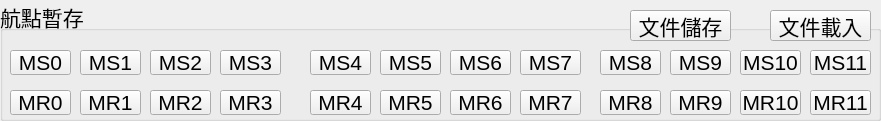
        <widget class="QGroupBox" name="groupBox_4">
         <property name="geometry">
          <rect>
           <x>170</x>
           <y>380</y>
           <width>881</width>
           <height>121</height>
          </rect>
         </property>
         <property name="font">
          <font>
           <pointsize>16</pointsize>
          </font>
         </property>
         <property name="title">
          <string>航點暫存</string>
         </property>
         <widget class="QPushButton" name="memRecallPushButton_1">
          <property name="geometry">
           <rect>
            <x>80</x>
            <y>90</y>
            <width>61</width>
            <height>25</height>
           </rect>
          </property>
          <property name="font">
           <font>
            <pointsize>16</pointsize>
           </font>
          </property>
          <property name="text">
           <string>MR1</string>
          </property>
         </widget>
         <widget class="QPushButton" name="memStorePushButton_0">
          <property name="geometry">
           <rect>
            <x>10</x>
            <y>50</y>
            <width>61</width>
            <height>25</height>
           </rect>
          </property>
          <property name="font">
           <font>
            <pointsize>16</pointsize>
           </font>
          </property>
          <property name="text">
           <string>MS0</string>
          </property>
         </widget>
         <widget class="QPushButton" name="memStorePushButton_2">
          <property name="geometry">
           <rect>
            <x>150</x>
            <y>50</y>
            <width>61</width>
            <height>25</height>
           </rect>
          </property>
          <property name="font">
           <font>
            <pointsize>16</pointsize>
           </font>
          </property>
          <property name="text">
           <string>MS2</string>
          </property>
         </widget>
         <widget class="QPushButton" name="memRecallPushButton_3">
          <property name="geometry">
           <rect>
            <x>220</x>
            <y>90</y>
            <width>61</width>
            <height>25</height>
           </rect>
          </property>
          <property name="font">
           <font>
            <pointsize>16</pointsize>
           </font>
          </property>
          <property name="text">
           <string>MR3</string>
          </property>
         </widget>
         <widget class="QPushButton" name="memStorePushButton_1">
          <property name="geometry">
           <rect>
            <x>80</x>
            <y>50</y>
            <width>61</width>
            <height>25</height>
           </rect>
          </property>
          <property name="font">
           <font>
            <pointsize>16</pointsize>
           </font>
          </property>
          <property name="text">
           <string>MS1</string>
          </property>
         </widget>
         <widget class="QPushButton" name="memRecallPushButton_2">
          <property name="geometry">
           <rect>
            <x>150</x>
            <y>90</y>
            <width>61</width>
            <height>25</height>
           </rect>
          </property>
          <property name="font">
           <font>
            <pointsize>16</pointsize>
           </font>
          </property>
          <property name="text">
           <string>MR2</string>
          </property>
         </widget>
         <widget class="QPushButton" name="memStorePushButton_3">
          <property name="geometry">
           <rect>
            <x>220</x>
            <y>50</y>
            <width>61</width>
            <height>25</height>
           </rect>
          </property>
          <property name="font">
           <font>
            <pointsize>16</pointsize>
           </font>
          </property>
          <property name="text">
           <string>MS3</string>
          </property>
         </widget>
         <widget class="QPushButton" name="memRecallPushButton_0">
          <property name="geometry">
           <rect>
            <x>10</x>
            <y>90</y>
            <width>61</width>
            <height>25</height>
           </rect>
          </property>
          <property name="font">
           <font>
            <pointsize>16</pointsize>
           </font>
          </property>
          <property name="text">
           <string>MR0</string>
          </property>
         </widget>
         <widget class="QPushButton" name="memStorePushButton_4">
          <property name="geometry">
           <rect>
            <x>310</x>
            <y>50</y>
            <width>61</width>
            <height>25</height>
           </rect>
          </property>
          <property name="font">
           <font>
            <pointsize>16</pointsize>
           </font>
          </property>
          <property name="text">
           <string>MS4</string>
          </property>
         </widget>
         <widget class="QPushButton" name="memStorePushButton_5">
          <property name="geometry">
           <rect>
            <x>380</x>
            <y>50</y>
            <width>61</width>
            <height>25</height>
           </rect>
          </property>
          <property name="font">
           <font>
            <pointsize>16</pointsize>
           </font>
          </property>
          <property name="text">
           <string>MS5</string>
          </property>
         </widget>
         <widget class="QPushButton" name="memStorePushButton_6">
          <property name="geometry">
           <rect>
            <x>450</x>
            <y>50</y>
            <width>61</width>
            <height>25</height>
           </rect>
          </property>
          <property name="font">
           <font>
            <pointsize>16</pointsize>
           </font>
          </property>
          <property name="text">
           <string>MS6</string>
          </property>
         </widget>
         <widget class="QPushButton" name="memStorePushButton_7">
          <property name="geometry">
           <rect>
            <x>520</x>
            <y>50</y>
            <width>61</width>
            <height>25</height>
           </rect>
          </property>
          <property name="font">
           <font>
            <pointsize>16</pointsize>
           </font>
          </property>
          <property name="text">
           <string>MS7</string>
          </property>
         </widget>
         <widget class="QPushButton" name="memStorePushButton_8">
          <property name="geometry">
           <rect>
            <x>600</x>
            <y>50</y>
            <width>61</width>
            <height>25</height>
           </rect>
          </property>
          <property name="font">
           <font>
            <pointsize>16</pointsize>
           </font>
          </property>
          <property name="text">
           <string>MS8</string>
          </property>
         </widget>
         <widget class="QPushButton" name="memStorePushButton_9">
          <property name="geometry">
           <rect>
            <x>670</x>
            <y>50</y>
            <width>61</width>
            <height>25</height>
           </rect>
          </property>
          <property name="font">
           <font>
            <pointsize>16</pointsize>
           </font>
          </property>
          <property name="text">
           <string>MS9</string>
          </property>
         </widget>
         <widget class="QPushButton" name="memRecallPushButton_4">
          <property name="geometry">
           <rect>
            <x>310</x>
            <y>90</y>
            <width>61</width>
            <height>25</height>
           </rect>
          </property>
          <property name="font">
           <font>
            <pointsize>16</pointsize>
           </font>
          </property>
          <property name="text">
           <string>MR4</string>
          </property>
         </widget>
         <widget class="QPushButton" name="memRecallPushButton_5">
          <property name="geometry">
           <rect>
            <x>380</x>
            <y>90</y>
            <width>61</width>
            <height>25</height>
           </rect>
          </property>
          <property name="font">
           <font>
            <pointsize>16</pointsize>
           </font>
          </property>
          <property name="text">
           <string>MR5</string>
          </property>
         </widget>
         <widget class="QPushButton" name="memRecallPushButton_6">
          <property name="geometry">
           <rect>
            <x>450</x>
            <y>90</y>
            <width>61</width>
            <height>25</height>
           </rect>
          </property>
          <property name="font">
           <font>
            <pointsize>16</pointsize>
           </font>
          </property>
          <property name="text">
           <string>MR6</string>
          </property>
         </widget>
         <widget class="QPushButton" name="memRecallPushButton_7">
          <property name="geometry">
           <rect>
            <x>520</x>
            <y>90</y>
            <width>61</width>
            <height>25</height>
           </rect>
          </property>
          <property name="font">
           <font>
            <pointsize>16</pointsize>
           </font>
          </property>
          <property name="text">
           <string>MR7</string>
          </property>
         </widget>
         <widget class="QPushButton" name="memRecallPushButton_8">
          <property name="geometry">
           <rect>
            <x>600</x>
            <y>90</y>
            <width>61</width>
            <height>25</height>
           </rect>
          </property>
          <property name="font">
           <font>
            <pointsize>16</pointsize>
           </font>
          </property>
          <property name="text">
           <string>MR8</string>
          </property>
         </widget>
         <widget class="QPushButton" name="memRecallPushButton_9">
          <property name="geometry">
           <rect>
            <x>670</x>
            <y>90</y>
            <width>61</width>
            <height>25</height>
           </rect>
          </property>
          <property name="font">
           <font>
            <pointsize>16</pointsize>
           </font>
          </property>
          <property name="text">
           <string>MR9</string>
          </property>
         </widget>
         <widget class="QPushButton" name="memStoreToFilePushButton">
          <property name="geometry">
           <rect>
            <x>630</x>
            <y>10</y>
            <width>101</width>
            <height>31</height>
           </rect>
          </property>
          <property name="font">
           <font>
            <pointsize>16</pointsize>
           </font>
          </property>
          <property name="text">
           <string>文件儲存</string>
          </property>
         </widget>
         <widget class="QPushButton" name="memRecallFromFilePushButton">
          <property name="geometry">
           <rect>
            <x>770</x>
            <y>10</y>
            <width>101</width>
            <height>31</height>
           </rect>
          </property>
          <property name="font">
           <font>
            <pointsize>16</pointsize>
           </font>
          </property>
          <property name="text">
           <string>文件載入</string>
          </property>
         </widget>
         <widget class="QPushButton" name="memStorePushButton_10">
          <property name="geometry">
           <rect>
            <x>740</x>
            <y>50</y>
            <width>61</width>
            <height>25</height>
           </rect>
          </property>
          <property name="font">
           <font>
            <pointsize>16</pointsize>
           </font>
          </property>
          <property name="text">
           <string>MS10</string>
          </property>
         </widget>
         <widget class="QPushButton" name="memStorePushButton_11">
          <property name="geometry">
           <rect>
            <x>810</x>
            <y>50</y>
            <width>61</width>
            <height>25</height>
           </rect>
          </property>
          <property name="font">
           <font>
            <pointsize>16</pointsize>
           </font>
          </property>
          <property name="text">
           <string>MS11</string>
          </property>
         </widget>
         <widget class="QPushButton" name="memRecallPushButton_10">
          <property name="geometry">
           <rect>
            <x>740</x>
            <y>90</y>
            <width>61</width>
            <height>25</height>
           </rect>
          </property>
          <property name="font">
           <font>
            <pointsize>16</pointsize>
           </font>
          </property>
          <property name="text">
           <string>MR10</string>
          </property>
         </widget>
         <widget class="QPushButton" name="memRecallPushButton_11">
          <property name="geometry">
           <rect>
            <x>810</x>
            <y>90</y>
            <width>61</width>
            <height>25</height>
           </rect>
          </property>
          <property name="font">
           <font>
            <pointsize>16</pointsize>
           </font>
          </property>
          <property name="text">
           <string>MR11</string>
          </property>
         </widget>
        </widget>
